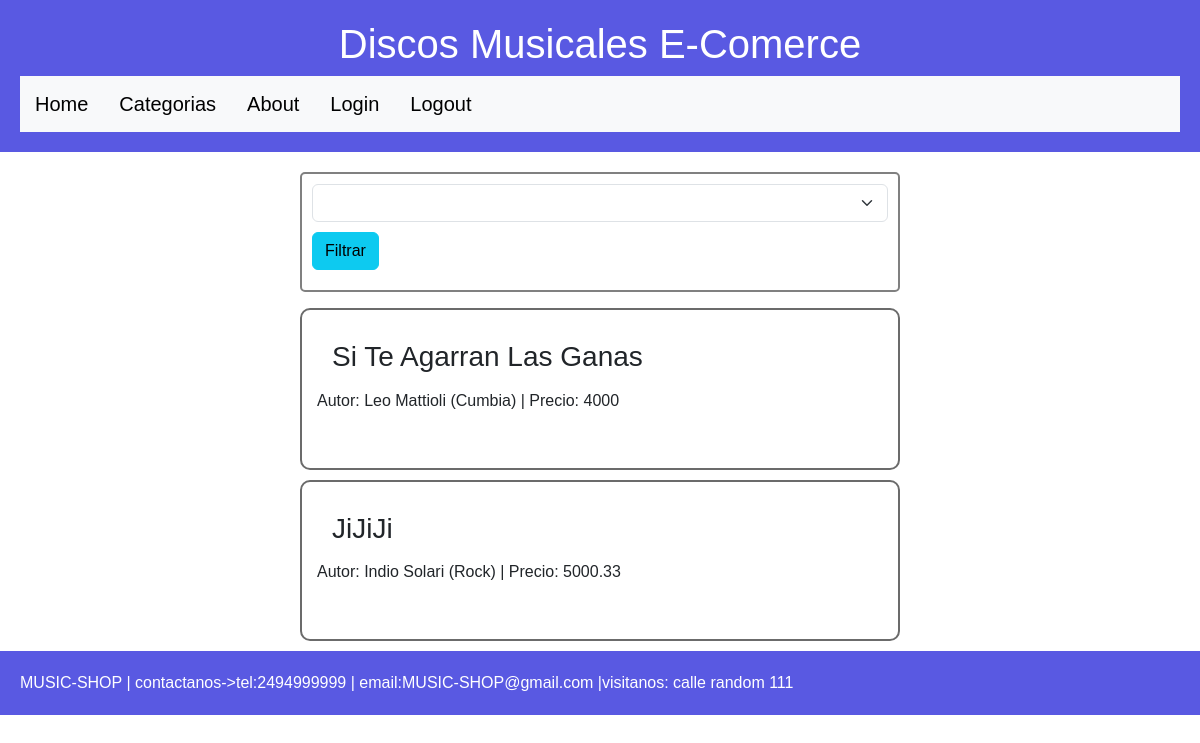
Before: / with the older database file.
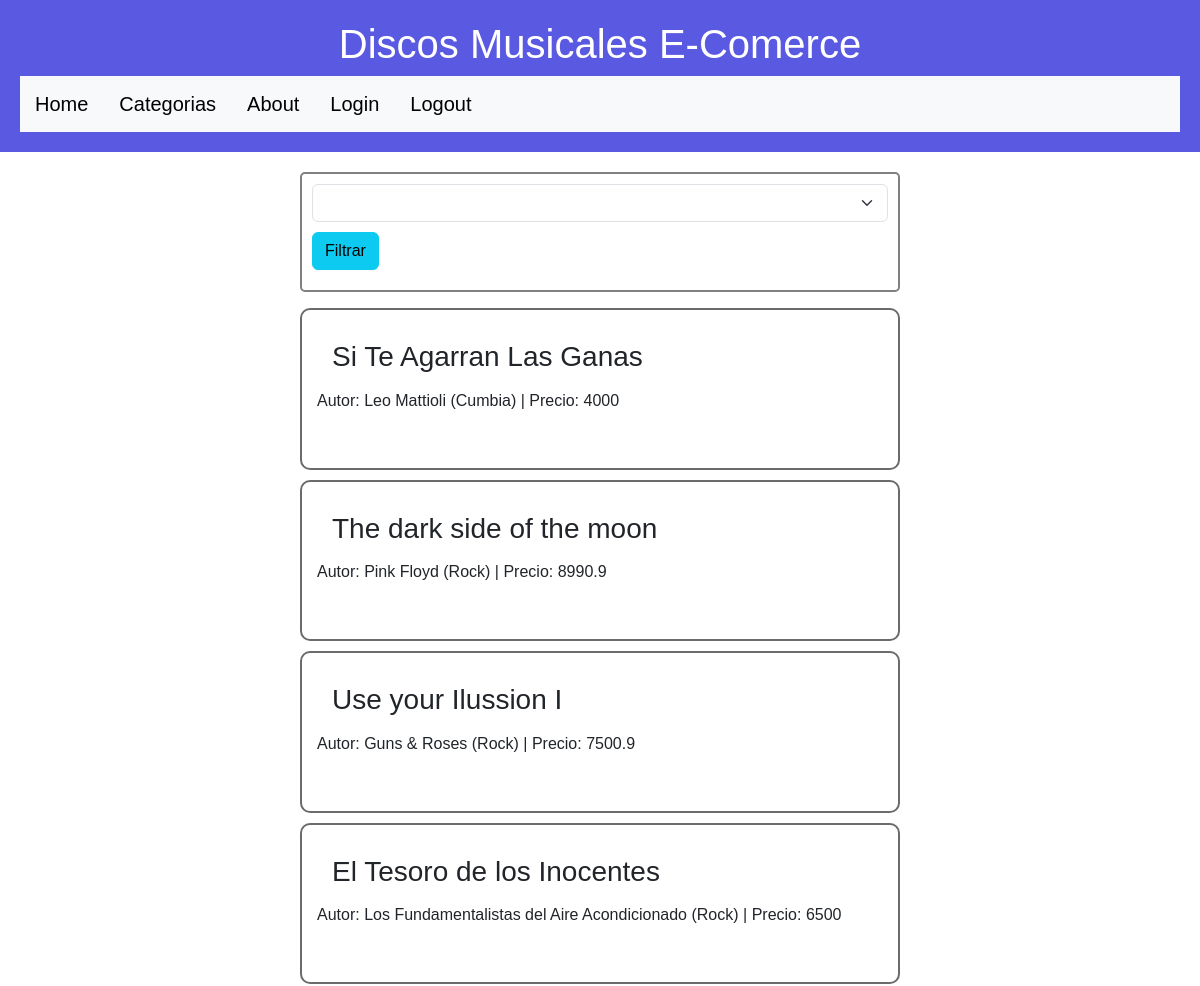
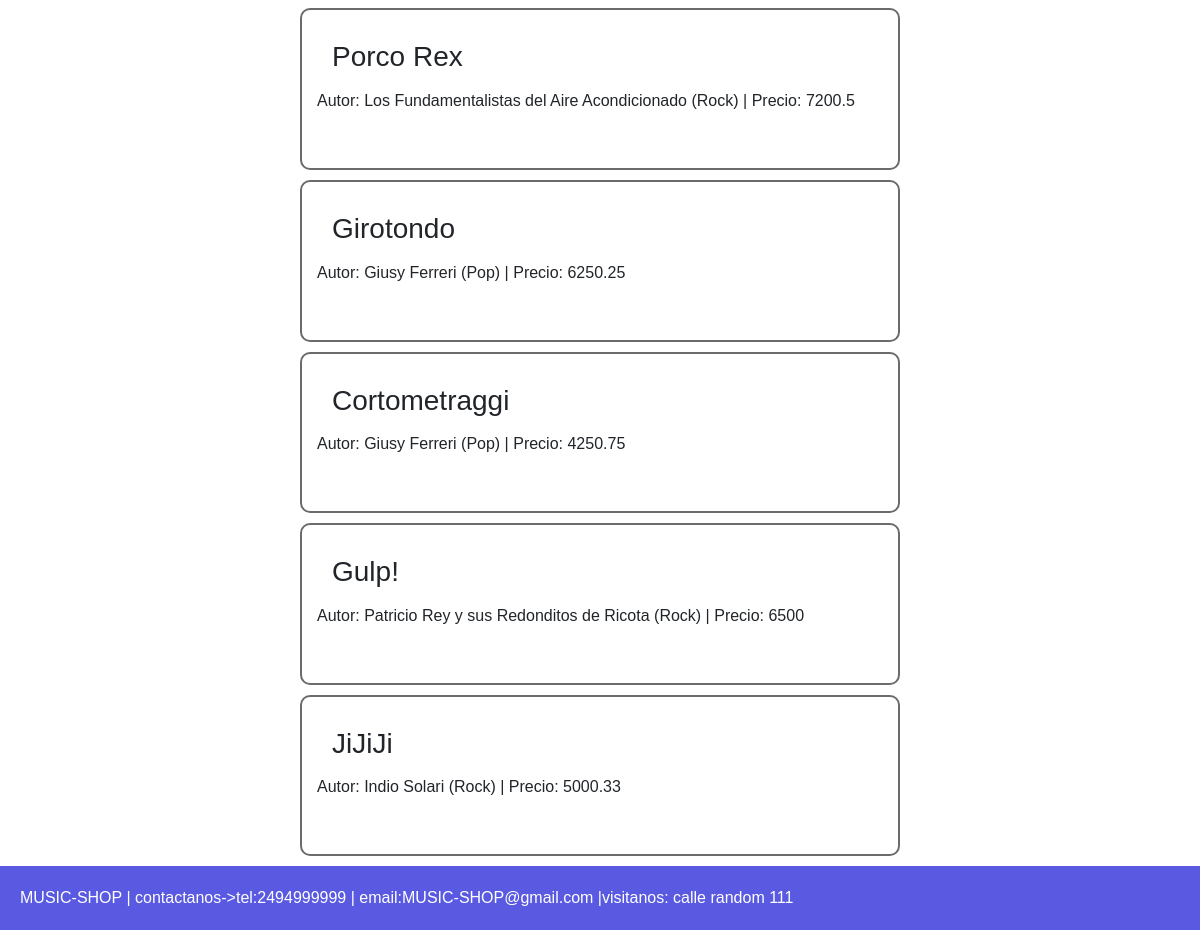
After: the same page with the newer database file (2 pictures, top to bottom).
### tables this page shows
CREATE TABLE `discos` (
  `id` int(11) NOT NULL,
  `nombre` varchar(45) NOT NULL,
  `autor` varchar(45) NOT NULL,
  `genero` varchar(45) NOT NULL,
  `precio` float NOT NULL
);

### app/views/discos.view.php (called while the page is built, shortened)
<?php
class discosView{
    public function showDiscos($discos){
        require_once 'templates/discosList.phtml';
    }
}
?>

### app/controllers/discos.controller.php (called while the page is built, shortened)
<?php
require_once './app/models/discos.model.php';
require_once './app/views/discos.view.php';
class DiscosController{
    private $model;
    private $view;
    public function __construct(){
        $this->model = new discosModel();
        $this->view = new discosView();
    }
    public function showDiscos(){
        $discos = $this->model->getDiscos();
        $this->view->showDiscos($discos);
    }
}
?>

### app/models/generos.model.php (called while the page is built)
<?php
class GenerosModel{
    private $db;
    public function __construct(){
        $this->db = new PDO('mysql:host=localhost;dbname=comercio_discos;charset=utf8','root','');
    }
    public function getCategorias(){
        $query = $this->db->prepare('SELECT * FROM genero');
        $query->execute();
        $generos = $query->fetchAll(PDO::FETCH_OBJ);
        return $generos;
    }
}

### app/models/discos.model.php (called while the page is built, shortened)
<?php
class discosModel{
    private $db;
    public function __construct(){
        $this->db = new PDO('mysql:host=localhost;dbname=comercio_discos;charset=utf8','root','');
    }
    function getDiscos(){
        $query = $this->db->prepare('SELECT * FROM discos');
        $query->execute();
        $discos = $query->fetchAll(PDO::FETCH_OBJ);
        return $discos;
    }
}
?>

### templates/discosList.phtml (the view, shortened to what this page needs)
<?php
    require_once 'templates/header.phtml';
    require_once 'templates/formFiltro.phtml';
?>
<section>
    <?php foreach($discos as $disco){?>
        <div class="verDisco">
            <h3><?= $disco->nombre?></h3>
            <p>
                Autor: <?= $disco->autor ?>
                (<?= $disco->genero ?>)  |  Precio: <?= $disco->precio?>
            </p>
        </div>
    <?php } ?>
</section>
<?php
    require 'templates/footer.phtml';
?>

### router.php (shortened to what this page needs)
<?php
require_once "./app/controllers/discos.controller.php";
$action = 'home';
$params = explode('/', $action);
switch ($params[0]) {
    case 'home':
        $controller = new DiscosController();
        $controller->showDiscos();
        break;
}

### templates/header.phtml (shortened to what this page needs)
<!DOCTYPE html>
<html lang="en">
<head>
    <link href="https://cdn.jsdelivr.net/npm/bootstrap@5.3.2/dist/css/bootstrap.min.css" rel="stylesheet">
    <link rel="stylesheet" href="css/style.css">
</head>
<body>
    <header>
        <nav class="titulo container-fluid">
            <h1 class="col-12 text-center">Discos Musicales E-Comerce</h1>
            <nav class="navbar navbar-expand-lg bg-body-tertiary">
                <a class="navbar-brand" href="home">Home</a>
                <a class="navbar-brand" href="categorias">Categorias</a>
                <a class="navbar-brand" href="about">About</a>
                <a class="navbar-brand" href="login">Login</a>
                <a class="navbar-brand" href="logout">Logout</a>
            </nav>
        </nav>
    </header>

### templates/formFiltro.phtml
<?php
require_once './app/models/generos.model.php'; ?>
<form action="filtro" method="POST" class="mb-3 formulario">
    <?php
        $model = new GenerosModel();
        $generos=$model->getCategorias();
    ?>
    <select name="genero" class="form-select">
        <option  value="" selected></option>
        <?php foreach ($generos as $genero) { ?>
           <option value="<?= $genero->genero?>"><?= $genero->genero?></option>;<?php
        }?>
    </select>
    <button type="submit" class="btn btn-info boton">Filtrar</button>
</form>

### templates/footer.phtml (shortened to what this page needs)
    <footer>
        MUSIC-SHOP | contactanos->tel:2494999999 | email:MUSIC-SHOP@gmail.com |visitanos: calle random 111
    </footer>
</body>
</html>

### css/style.css (style rules this page uses)
body { font-family:Arial, Helvetica, sans-serif; }
.titulo, footer { padding: 20px; background-color: #5959e2; color:white; }
.formulario { max-width: 50%; margin: 20px auto 20px; padding: 10px; border: 2px solid gray; border-radius: 5px; }
a { margin-left: 15px; }
h3 { margin: 15px; }
.verDisco { border: 2px solid rgb(107, 107, 107); border-radius: 10px; max-width: 50%; margin: 10px auto 10px; padding: 15px; }
.boton { margin:10px auto 10px; }

Changed rows visible on the page:
added discos: nombre "The dark side of the moon", autor "Pink Floyd", genero "Rock", precio "8990.9"
added discos: nombre "Use your Ilussion I", autor "Guns & Roses", genero "Rock", precio "7500.9"
added discos: nombre "El Tesoro de los Inocentes", autor "Los Fundamentalistas del Aire Acondicionado", genero "Rock", precio "6500"
added discos: nombre "Porco Rex", autor "Los Fundamentalistas del Aire Acondicionado", genero "Rock", precio "7200.5"
added discos: nombre "Girotondo", autor "Giusy Ferreri", genero "Pop", precio "6250.25"
added discos: nombre "Cortometraggi", autor "Giusy Ferreri", genero "Pop", precio "4250.75"
added discos: nombre "Gulp!", autor "Patricio Rey y sus Redonditos de Ricota", genero "Rock", precio "6500"
